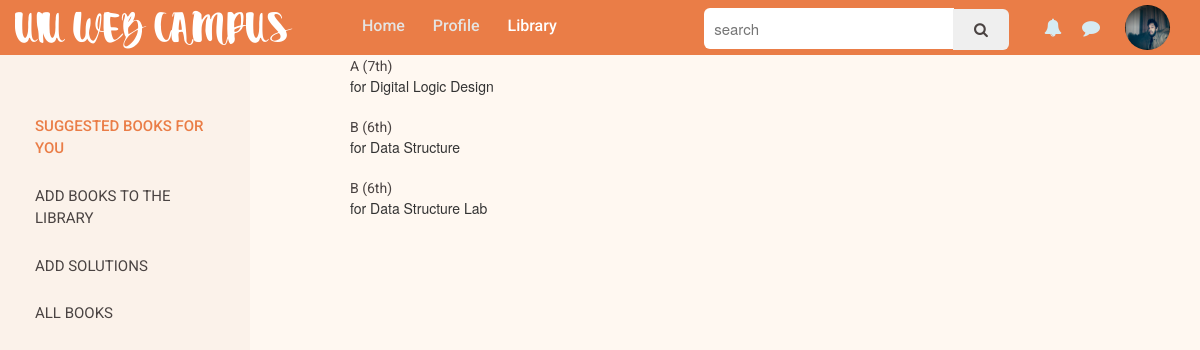
Page /uiuStudentCommunicationMedium/library.php?cat=1 (signed in) on the committed database.
### tables this page shows
CREATE TABLE `belongs_to` (
  `courseId` varchar(20) DEFAULT NULL,
  `bookName` varchar(255) DEFAULT NULL,
  `edition` varchar(15) NOT NULL
);

CREATE TABLE `course` (
  `courseId` varchar(55) NOT NULL,
  `courseName` varchar(255) NOT NULL,
  `credit` int(11) NOT NULL,
  `deptName` varchar(55) NOT NULL
);

CREATE TABLE `on_going_course` (
  `studentId` char(11) NOT NULL,
  `courseId` varchar(20) NOT NULL
);

### uiuStudentCommunicationMedium/template/suggestedBook.php (the view, shortened to what this page needs)
<?php
    include("includes/connection.php");
    $loginId= $_SESSION['uId'];
    $fName =$_SESSION["fName"];
    $lName =$_SESSION["lName"];
    $findOnGoingCourse= "SELECT *
                         FROM (((on_going_course  NATURAL JOIN course) NATURAL JOIN belongs_to )) INNER JOIN book USING(bookName,edition)
                         WHERE on_going_course.studentId ='$loginId'";
    $runFindOnGoingCourse= mysqli_query($con,$findOnGoingCourse);
    $rowNumber = mysqli_num_rows($runFindOnGoingCourse);
    if($rowNumber<1){
        echo'<div class="suggestedBook">';
            echo'<div id="noSugg">';
                    echo"<h2>Sorry  $fName $lName</h2>";
                    echo"<h4>No book suggestion for you.<br> For better experience update your on going courses from setting<h4>";
            echo'</div>';
        echo'</div>';
    }else{
          echo'<div class="suggestedBook">';
            echo'<ul>';
                while($row = mysqli_fetch_array($runFindOnGoingCourse)){
                    $bookName=$row['bookName'];
                    $bookEdition=$row['edition'];
                    $cName=$row['courseName'];
                    echo"<li><a href='#'>$bookName ($bookEdition)</a><br>for $cName<br></li>";
                    echo"<br>";
                }
            echo'</ul>';
        echo'</div>';
    }
?>

### uiuStudentCommunicationMedium/style/custom.css (style rules this page uses)
h1,h2,h3,h4,h5,h6,p,a,span,i { text-decoration: none; color: #4A4342; font-family: 'Roboto', sans-serif; }
* { outline: none; }
body { background: #FFF8F1!important; width: 100%; }

### uiuStudentCommunicationMedium/style/setting.css (style rules this page uses)
html,body { margin: 0; height: 100%; }

### rows in the picture
belongs_to: bookName "A", edition "7th", course.courseName "Digital Logic Design"
on_going_course: belongs_to.bookName "B", belongs_to.edition "6th", course.courseName "Data Structure"
on_going_course: belongs_to.bookName "B", belongs_to.edition "6th", course.courseName "Data Structure Lab"
